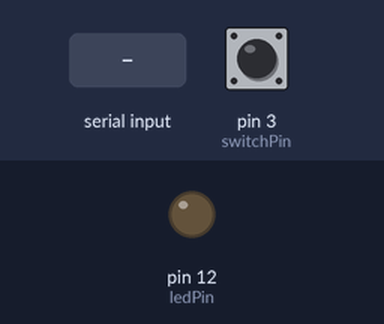
Recording of a sketch running on a simulated Arduino Uno, built with avr-gcc and run on an emulated ATmega328P. Parts: output pins drawn as LEDs (lit = HIGH). Inputs (shaded band) come from the test bench; at power-on: pin 3 (switchPin) LOW.

Above: at 1.2 s.
1.3 s: "1" received over Serial
At 2.3 s:
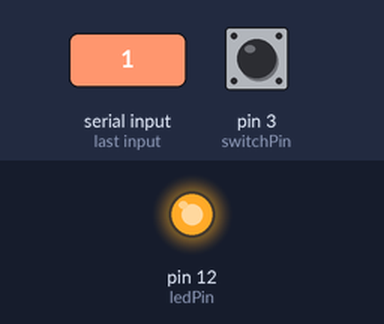
6.9 s: "0" received over Serial
At 7.8 s:
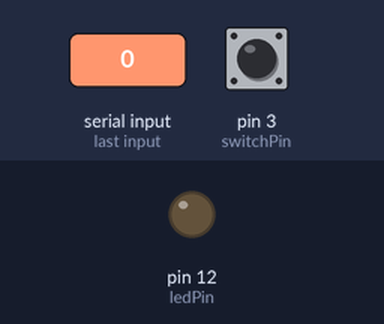
Timing chart, 0 to 9.9 s (numbered marks = the images above; inputs shaded):
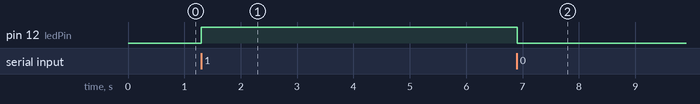

The sketch:

duplex_laststate.ino
```cpp
int switchState =0;
int lastSwitchState=0;
int ledPin = 12;
int switchPin = 3;

void setup() {

  Serial.begin(9600);

  pinMode(ledPin, OUTPUT);
  pinMode(switchPin, INPUT);


}

void loop() {

  switchState = digitalRead(switchPin);

  //Serial.println(switchState);

  if (switchState != lastSwitchState) {
    if (switchState) {
      Serial.print("on");//print the state to serial
      Serial.print("b");
    } else {
      Serial.print("off");
      Serial.print("b");
    }
  }

  lastSwitchState = switchState;

  delay(2);

  if (Serial.available()) {


    char inByte = Serial.read();

    // mousedown event
    if (inByte == '1') {


      digitalWrite(ledPin, HIGH);

    }

    // mouseup event
    else if (inByte == '0') {

      // send the color to the browser, then turn the LED off

      digitalWrite(ledPin, LOW);


    }
  }
  delay(2);


}
```

Measured:
- after the input at 1.3 s, pin 12 (ledPin): LOW → HIGH at once
- after the input at 6.9 s, pin 12 (ledPin): HIGH → LOW at once
